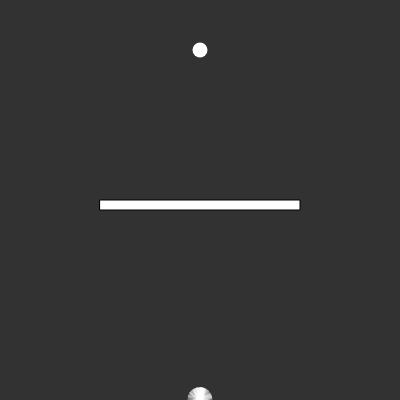
Frame 1 (no input)
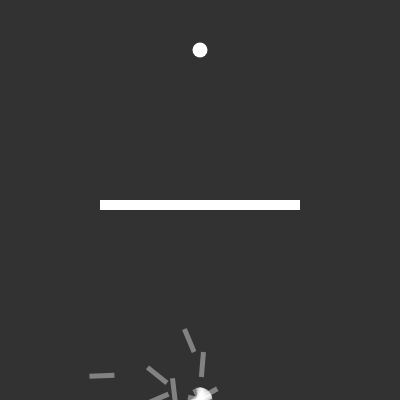
Frame 60 (no input)
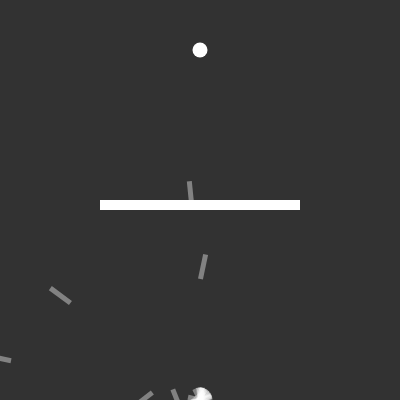
Frame 120 (the mouse pressed at the canvas centre since frame 60)

The p5.js sketch that drew these frames (run headless with seeded random() and noise() and a simulated clock; from frame 60 on, the mouse is pressed at the canvas centre):

// p5.js sketch
// ── sketch.js
let population;
let lifespan = 400;
let lifeP;
let counter = 0;
let target;
let maxForce = 0.2;

let rx = 100;
let ry = 150;
let rw = 200;
let rh = 10;

function setup() {
  createCanvas(400, 400);
  rocket = new Rocket();
  population = new Population();
  lifeP = createP();
  target = createVector(width / 2, 50);
}

function draw() {
  background(50);
  population.run();
  lifeP.html(counter);
  counter++;
  if (counter == lifespan) {
    population.evaluate();
    population.selection();
    counter = 0;
  }
  fill(255);
  rect(100, height/2, 200, 10);
  noStroke();
  fill(255);
  ellipse(target.x, target.y, 15, 15);
}

// ── dna.js
function DNA(genes) {
  if (genes) {
    this.genes = genes;
  } else {
    this.genes = [];
    for (let i = 0; i < lifespan; i++) {
      this.genes[i] = p5.Vector.random2D();
      this.genes[i].setMag(maxForce);
    }
  }

  this.crossover = function(partner) {
    let newGenes = [];
    let mid = floor(random(this.genes.length));
    for (let i = 0; i < this.genes.length; i++) {
      if (i > mid) {
        newGenes[i] = this.genes[i];
      } else {
        newGenes[i] = partner.genes[i];
      }
    }
    return new DNA(newGenes);
  }

  this.mutation = function(){
    for (let i = 0; i < this.genes.length; i++){
      if (random(1) <0.01){
        this.genes[i] = p5.Vector.random2D();
        this.genes[i].setMag(maxForce);
      }
    }
  }
}

// ── population.js
function Population() {
  this.rockets = [];
  this.populationSize = 25;
  this.matingPool = [];

  for (let i = 0; i < this.populationSize; i++) {
    this.rockets[i] = new Rocket();
  }

  this.evaluate = function() {
    let maxFit = 0;
    for (let i = 0; i < this.populationSize; i++) {
      this.rockets[i].calcFitness();
      if (this.rockets[i].fitness > maxFit) {
        maxFit = this.rockets[i].fitness;
      }
    }

    for (let i = 0; i < this.populationSize; i++) {
      this.rockets[i].fitness /= maxFit;
    }
    this.matingPool = [];
    for (let i = 0; i < this.populationSize; i++) {
      let n = this.rockets[i].fitness * 100;
      for (let j = 0; j < n; j++) {
        this.matingPool.push(this.rockets[i]);
      }
    }
  }

  this.selection = function(){
    let newRockets = [];
    for (let i = 0; i < this.rockets.length; i++){
      let parentA = random(this.matingPool).dna;
      let parentB = random(this.matingPool).dna;
      let child = parentA.crossover(parentB);
      child.mutation();
      newRockets[i] = new Rocket(child);
    }
    this.rockets = newRockets;
  }

  this.run = function() {
    for (let i = 0; i < this.populationSize; i++) {
      this.rockets[i].update();
      this.rockets[i].show();
    }
  }
}

// ── rocket.js
function Rocket(dna) {
  this.position = createVector(width / 2, height);
  this.velocity = createVector();
  this.acceleration = createVector();
  this.completed = false;
  this.crashed = false;

  if(dna){
    this.dna = dna;
  } else {
    this.dna = new DNA();
  }
  this.fitness = 0;

  this.applyForce = function(force) {
    this.acceleration.add(force);
  }

  this.calcFitness = function() {
    let d = dist(this.position.x, this.position.y, target.x, target.y);
    this.fitness = map(d, 0, width, width, 0);
    if(this.completed){
      this.fitness *= 10;
    }
    if (this.crashed){
      this.fitness /= 10;
    }
  }

  this.update = function() {
    let d = dist(this.position.x, this.position.y, target.x, target.y);
    if(d <10){
      this.completed = true;
      this.position = target.copy();
    }
    if (this.position.x > rx && this.position.x < rx + rw && this.position.y > ry && this.position.y < ry + rh){
      this.crashed = true;
    }

    if (this.position.x > width || this.position.x < 0){
      this.crashed = true;
    }

    if (this.position.y > height || this.position.y < 0){
      this.crashed = true;
    }
    this.applyForce(this.dna.genes[counter]);
    if(!this.completed && !this.crashed){
      this.velocity.add(this.acceleration);
      this.position.add(this.velocity);
      this.acceleration.mult(0);
      this.velocity.limit(4);
    }
  }

  this.show = function() {
    push();
    translate(this.position.x, this.position.y);
    rotate(this.velocity.heading());
    rectMode(CENTER);
    noStroke();
    fill(255, 100);
    rect(0, 0, 25, 5);
    pop();
  }
}
